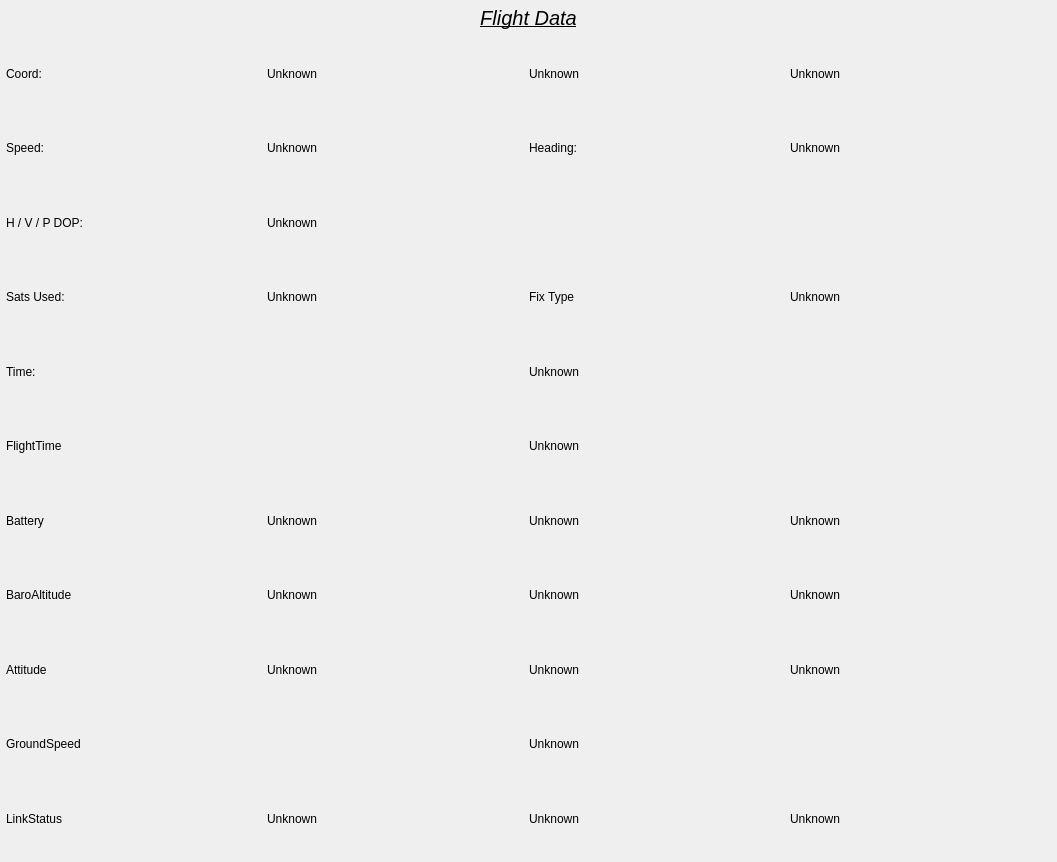
<?xml version="1.0" encoding="UTF-8"?>
<ui version="4.0">
 <class>DViewWidget</class>
 <widget class="QWidget" name="DViewWidget">
  <property name="geometry">
   <rect>
    <x>0</x>
    <y>0</y>
    <width>1057</width>
    <height>862</height>
   </rect>
  </property>
  <property name="sizePolicy">
   <sizepolicy hsizetype="MinimumExpanding" vsizetype="MinimumExpanding">
    <horstretch>0</horstretch>
    <verstretch>0</verstretch>
   </sizepolicy>
  </property>
  <layout class="QGridLayout" name="gridLayout_2">
   <property name="margin">
    <number>6</number>
   </property>
   <item row="1" column="0">
    <widget class="QSplitter" name="splitter">
     <property name="sizePolicy">
      <sizepolicy hsizetype="Expanding" vsizetype="Expanding">
       <horstretch>0</horstretch>
       <verstretch>0</verstretch>
      </sizepolicy>
     </property>
     <property name="orientation">
      <enum>Qt::Vertical</enum>
     </property>
     <property name="childrenCollapsible">
      <bool>true</bool>
     </property>
     <widget class="QWidget" name="layoutWidget">
      <layout class="QGridLayout" name="gridLayout" rowstretch="1,0" columnstretch="0">
       <item row="0" column="0">
        <layout class="QVBoxLayout" name="infoVerticalLayout" stretch="0,0,0,0,0,0,0,0,0,0,0">
         <property name="spacing">
          <number>0</number>
         </property>
         <item>
          <layout class="QHBoxLayout" name="infoHorizontalLayout1" stretch="0,0,0,0">
           <property name="spacing">
            <number>0</number>
           </property>
           <item>
            <widget class="QLabel" name="lat_label">
             <property name="font">
              <font>
               <weight>50</weight>
               <italic>false</italic>
               <bold>false</bold>
               <underline>false</underline>
              </font>
             </property>
             <property name="text">
              <string>Coord:</string>
             </property>
            </widget>
           </item>
           <item>
            <widget class="QLabel" name="coord_value">
             <property name="text">
              <string>Unknown</string>
             </property>
            </widget>
           </item>
           <item>
            <widget class="QLabel" name="coord_value_2">
             <property name="text">
              <string>Unknown</string>
             </property>
            </widget>
           </item>
           <item>
            <widget class="QLabel" name="coord_value_3">
             <property name="text">
              <string>Unknown</string>
             </property>
            </widget>
           </item>
          </layout>
         </item>
         <item>
          <layout class="QHBoxLayout" name="infoHorizontalLayout2" stretch="0,0,0,0">
           <property name="spacing">
            <number>0</number>
           </property>
           <item>
            <widget class="QLabel" name="speed_label">
             <property name="text">
              <string>Speed:</string>
             </property>
            </widget>
           </item>
           <item>
            <widget class="QLabel" name="speed_value">
             <property name="text">
              <string>Unknown</string>
             </property>
            </widget>
           </item>
           <item>
            <widget class="QLabel" name="bear_label">
             <property name="text">
              <string>Heading:</string>
             </property>
            </widget>
           </item>
           <item>
            <widget class="QLabel" name="bear_value">
             <property name="text">
              <string>Unknown</string>
             </property>
            </widget>
           </item>
          </layout>
         </item>
         <item>
          <layout class="QHBoxLayout" name="infoHorizontalLayout3" stretch="0,0,0,0">
           <item>
            <widget class="QLabel" name="label">
             <property name="text">
              <string>H / V / P DOP:</string>
             </property>
            </widget>
           </item>
           <item>
            <widget class="QLabel" name="dop_value">
             <property name="text">
              <string>Unknown</string>
             </property>
            </widget>
           </item>
           <item>
            <widget class="QLabel" name="label_8">
             <property name="text">
              <string/>
             </property>
            </widget>
           </item>
           <item>
            <widget class="QLabel" name="label_10">
             <property name="text">
              <string/>
             </property>
            </widget>
           </item>
          </layout>
         </item>
         <item>
          <layout class="QHBoxLayout" name="infoHorizontalLayout4" stretch="0,0,0,0">
           <property name="spacing">
            <number>0</number>
           </property>
           <item>
            <widget class="QLabel" name="status_label">
             <property name="text">
              <string>Sats Used:</string>
             </property>
            </widget>
           </item>
           <item>
            <widget class="QLabel" name="sats_value">
             <property name="text">
              <string>Unknown</string>
             </property>
            </widget>
           </item>
           <item>
            <widget class="QLabel" name="label_12">
             <property name="text">
              <string>Fix Type</string>
             </property>
            </widget>
           </item>
           <item>
            <widget class="QLabel" name="fix_value">
             <property name="text">
              <string>Unknown</string>
             </property>
            </widget>
           </item>
          </layout>
         </item>
         <item>
          <layout class="QHBoxLayout" name="infoHorizontalLayout5" stretch="0,0,0,0">
           <property name="spacing">
            <number>0</number>
           </property>
           <item>
            <widget class="QLabel" name="fix_label">
             <property name="text">
              <string>Time:</string>
             </property>
            </widget>
           </item>
           <item>
            <widget class="QLabel" name="label_9">
             <property name="text">
              <string/>
             </property>
            </widget>
           </item>
           <item>
            <widget class="QLabel" name="time_value">
             <property name="text">
              <string>Unknown</string>
             </property>
            </widget>
           </item>
           <item>
            <widget class="QLabel" name="label_13">
             <property name="text">
              <string/>
             </property>
            </widget>
           </item>
          </layout>
         </item>
         <item>
          <layout class="QHBoxLayout" name="horizontalLayout">
           <item>
            <widget class="QLabel" name="ftime_label">
             <property name="text">
              <string>FlightTime</string>
             </property>
            </widget>
           </item>
           <item>
            <widget class="QLabel" name="ftime_value">
             <property name="text">
              <string>Unknown</string>
             </property>
            </widget>
           </item>
          </layout>
         </item>
         <item>
          <layout class="QHBoxLayout" name="horizontalLayout_3">
           <item>
            <widget class="QLabel" name="label_4">
             <property name="text">
              <string>Battery</string>
             </property>
            </widget>
           </item>
           <item>
            <widget class="QLabel" name="v0_value">
             <property name="text">
              <string>Unknown</string>
             </property>
            </widget>
           </item>
           <item>
            <widget class="QLabel" name="v1_value">
             <property name="text">
              <string>Unknown</string>
             </property>
            </widget>
           </item>
           <item>
            <widget class="QLabel" name="v2_value">
             <property name="text">
              <string>Unknown</string>
             </property>
            </widget>
           </item>
          </layout>
         </item>
         <item>
          <layout class="QHBoxLayout" name="horizontalLayout_4">
           <item>
            <widget class="QLabel" name="label_3">
             <property name="text">
              <string>BaroAltitude</string>
             </property>
            </widget>
           </item>
           <item>
            <widget class="QLabel" name="alt_value">
             <property name="text">
              <string>Unknown</string>
             </property>
            </widget>
           </item>
           <item>
            <widget class="QLabel" name="temp_value">
             <property name="text">
              <string>Unknown</string>
             </property>
            </widget>
           </item>
           <item>
            <widget class="QLabel" name="press_value">
             <property name="text">
              <string>Unknown</string>
             </property>
            </widget>
           </item>
          </layout>
         </item>
         <item>
          <layout class="QHBoxLayout" name="horizontalLayout_5">
           <item>
            <widget class="QLabel" name="label_7">
             <property name="text">
              <string>Attitude</string>
             </property>
            </widget>
           </item>
           <item>
            <widget class="QLabel" name="roll_value">
             <property name="text">
              <string>Unknown</string>
             </property>
            </widget>
           </item>
           <item>
            <widget class="QLabel" name="yaw_value">
             <property name="text">
              <string>Unknown</string>
             </property>
            </widget>
           </item>
           <item>
            <widget class="QLabel" name="pitch_value">
             <property name="text">
              <string>Unknown</string>
             </property>
            </widget>
           </item>
          </layout>
         </item>
         <item>
          <layout class="QHBoxLayout" name="horizontalLayout_6">
           <item>
            <widget class="QLabel" name="label_5">
             <property name="text">
              <string>GroundSpeed</string>
             </property>
            </widget>
           </item>
           <item>
            <widget class="QLabel" name="groundspeed_value">
             <property name="text">
              <string>Unknown</string>
             </property>
            </widget>
           </item>
          </layout>
         </item>
         <item>
          <layout class="QHBoxLayout" name="horizontalLayout_11">
           <item>
            <widget class="QLabel" name="label_2">
             <property name="text">
              <string>LinkStatus</string>
             </property>
            </widget>
           </item>
           <item>
            <widget class="QLabel" name="s_value">
             <property name="text">
              <string>Unknown</string>
             </property>
            </widget>
           </item>
           <item>
            <widget class="QLabel" name="v1_value_2">
             <property name="text">
              <string>Unknown</string>
             </property>
            </widget>
           </item>
           <item>
            <widget class="QLabel" name="v2_value_2">
             <property name="text">
              <string>Unknown</string>
             </property>
            </widget>
           </item>
          </layout>
         </item>
        </layout>
       </item>
       <item row="1" column="0">
        <layout class="QHBoxLayout" name="horizontalLayout2" stretch="0">
         <property name="spacing">
          <number>0</number>
         </property>
         <item>
          <layout class="QHBoxLayout" name="horizontalLayout_2"/>
         </item>
        </layout>
       </item>
      </layout>
     </widget>
    </widget>
   </item>
   <item row="0" column="0">
    <widget class="QLabel" name="label_6">
     <property name="font">
      <font>
       <pointsize>15</pointsize>
       <italic>true</italic>
       <underline>true</underline>
      </font>
     </property>
     <property name="text">
      <string>Flight Data</string>
     </property>
     <property name="alignment">
      <set>Qt::AlignCenter</set>
     </property>
    </widget>
   </item>
  </layout>
 </widget>
 <resources/>
 <connections/>
</ui>
